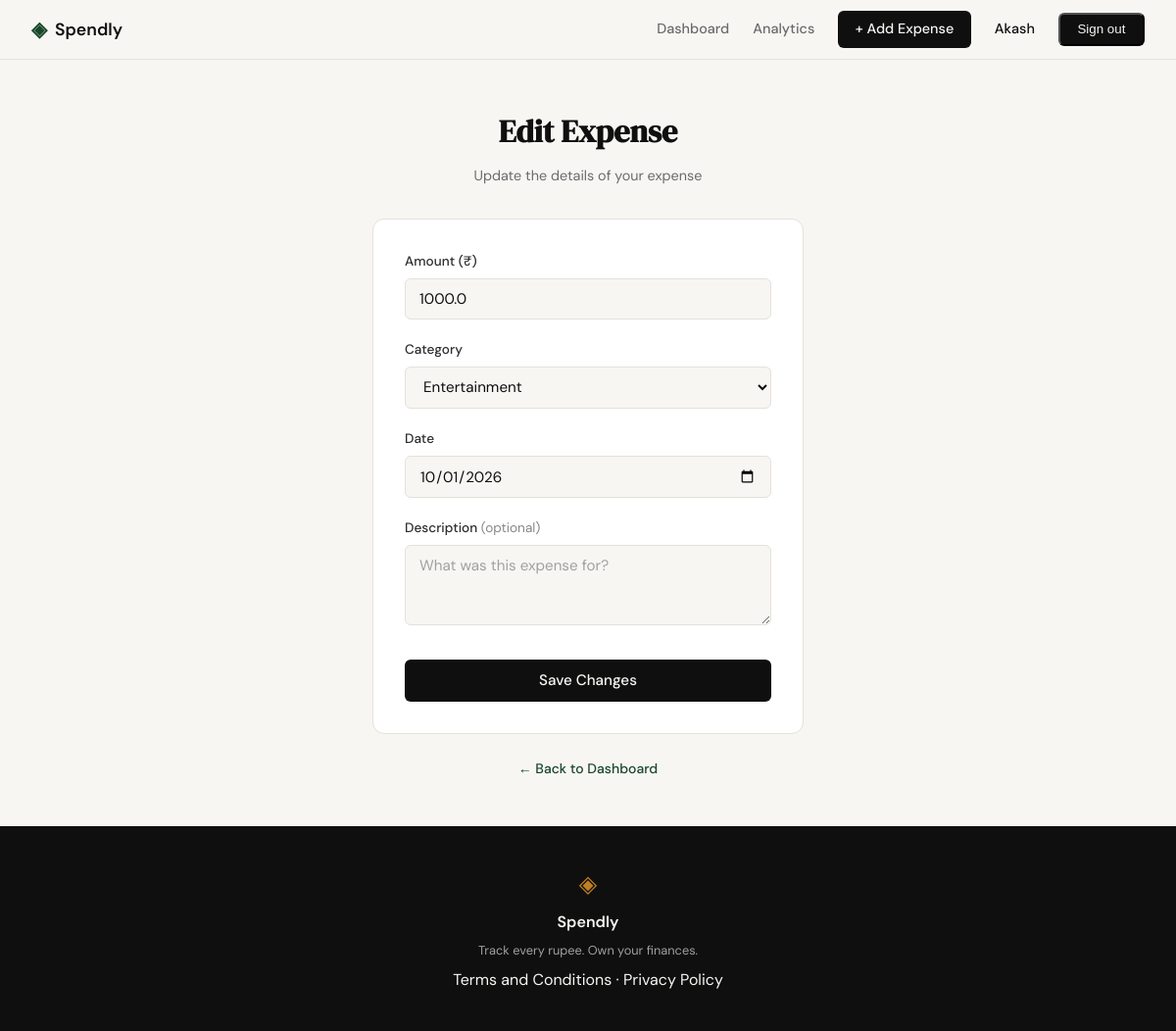
The app's page /expenses/19/edit (signed in) with its own data.
### tables this page shows
CREATE TABLE expenses (
            id INTEGER PRIMARY KEY AUTOINCREMENT,
            user_id INTEGER NOT NULL,
            amount REAL NOT NULL,
            category TEXT NOT NULL,
            date TEXT NOT NULL,
            description TEXT,
            created_at TEXT DEFAULT (datetime('now')),
            FOREIGN KEY (user_id) REFERENCES users(id)
        );

### app.py (the view, shortened to what this page needs)
@app.route("/expenses/<int:id>/edit", methods=["GET", "POST"])
def edit_expense(id):
    if not session.get("user_id"):
        return redirect(url_for("login"))
    expense = get_expense_by_id(id, session["user_id"])
    if expense is None:
        abort(404)
    categories = [
        "Food",
        "Transport",
        "Bills",
        "Health",
        "Entertainment",
        "Shopping",
        "Other",
    ]
    if request.method == "GET":
        return render_template(
            "edit_expense.html", expense=expense, categories=categories
        )

### database/db.py (called while the page is built)
def get_db():
    conn = sqlite3.connect(DB_PATH)
    conn.row_factory = sqlite3.Row
    conn.execute("PRAGMA foreign_keys = ON")
    return conn

### database/queries.py (called while the page is built)
def get_expense_by_id(expense_id, user_id):
    conn = get_db()
    row = conn.execute(
        "SELECT * FROM expenses WHERE id = ? AND user_id = ?", (expense_id, user_id)
    ).fetchone()
    conn.close()
    return row

### templates/edit_expense.html (shortened to what this page needs)
{% extends "base.html" %}
{% block content %}
<section class="auth-section">
    <div class="auth-container">
        <div class="auth-header">
            <h1 class="auth-title">Edit Expense</h1>
            <p class="auth-subtitle">Update the details of your expense</p>
        </div>
        <div class="auth-card">
            <form method="post" action="/expenses/{{ expense.id }}/edit">
                <div class="form-group">
                    <label for="amount">Amount (₹)</label>
                    <input type="number" id="amount" name="amount"
                           class="form-input" placeholder="0.00"
                           step="0.01" min="0.01"
                           value="{{ form_amount if form_amount is defined else expense.amount }}"
                           required autofocus>
                </div>
                <div class="form-group">
                    <label for="category">Category</label>
                    <select id="category" name="category" class="form-input" required>
                        {% set selected_cat = form_category if form_category is defined else expense.category %}
                        {% for cat in categories %}
                        <option value="{{ cat }}" {% if selected_cat == cat %}selected{% endif %}>{{ cat }}</option>
                        {% endfor %}
                    </select>
                </div>
                <div class="form-group">
                    <label for="date">Date</label>
                    <input type="date" id="date" name="date"
                           class="form-input"
                           value="{{ form_date if form_date is defined else expense.date }}"
                           required>
                </div>
                <div class="form-group">
                    <label for="description">Description <span style="font-weight:400;color:#888;">(optional)</span></label>
                    <textarea id="description" name="description"
                              class="form-input" placeholder="What was this expense for?"
                              rows="3">{{ form_description if form_description is defined else (expense.description or '') }}</textarea>
                </div>
                <button type="submit" class="btn-submit">Save Changes</button>
            </form>
        </div>
        <p class="auth-switch">
            <a href="{{ url_for('profile') }}">← Back to Dashboard</a>
        </p>
    </div>
</section>
{% endblock %}

### static/css/style.css (style rules this page uses)
:root { --ink: #0f0f0f; --ink-soft: #2d2d2d; --ink-muted: #6b6b6b; --ink-faint: #a0a0a0; --paper: #f7f6f3; --paper-warm: #f0ede6; --paper-card: #ffffff; --accent: #1a472a; --accent-light: #e8f0eb; --accent-2: #c17f24; --accent-2-light: #fdf3e3; --danger: #c0392b; --danger-light: #fdecea; --border: #e4e1da; --border-soft: #eeebe4; --font-display: 'DM Serif Display', Georgia, serif; --font-body: 'DM Sans', system-ui, sans-serif; --max-width: 1200px; --auth-width: 440px; --radius-sm: 6px; --radius-md: 12px; --radius-lg: 20px; }
*, *::before, *::after { box-sizing: border-box; margin: 0; padding: 0; }
html { font-size: 16px; scroll-behavior: smooth; }
body { background: var(--paper); color: var(--ink); font-family: var(--font-body); font-size: 1rem; line-height: 1.6; -webkit-font-smoothing: antialiased; }
a { color: inherit; text-decoration: none; }
.auth-section { min-height: calc(100vh - 60px - 100px); display: flex; align-items: center; justify-content: center; padding: 3rem 2rem; }
.auth-container { width: 100%; max-width: var(--auth-width); }
.auth-header { text-align: center; margin-bottom: 2rem; }
.auth-title { font-family: var(--font-display); font-size: 2rem; color: var(--ink); margin-bottom: 0.5rem; }
.auth-subtitle { font-size: 0.9rem; color: var(--ink-muted); }
.auth-card { background: var(--paper-card); border: 1px solid var(--border); border-radius: var(--radius-md); padding: 2rem; margin-bottom: 1.5rem; }
.form-group { margin-bottom: 1.25rem; }
.form-group label { display: block; font-size: 0.85rem; font-weight: 500; color: var(--ink-soft); margin-bottom: 0.4rem; }
.form-input { width: 100%; padding: 0.6rem 0.875rem; border: 1px solid var(--border); border-radius: var(--radius-sm); font-family: var(--font-body); font-size: 0.95rem; color: var(--ink); background: var(--paper); outline: none; transition: border-color 0.2s; }
.form-input::placeholder { color: var(--ink-faint); }
.btn-submit { width: 100%; padding: 0.7rem; background: var(--ink); color: var(--paper); border: none; border-radius: var(--radius-sm); font-family: var(--font-body); font-size: 0.95rem; font-weight: 500; cursor: pointer; transition: background 0.2s; margin-top: 0.5rem; }
.auth-switch { text-align: center; font-size: 0.875rem; color: var(--ink-muted); }
.auth-switch a { color: var(--accent); font-weight: 500; }

### records on screen
expenses: amount "1000.0", category "Entertainment", date "10/01/2026"

### other values on screen
{{ session.get('user_name') }} "Akash"
